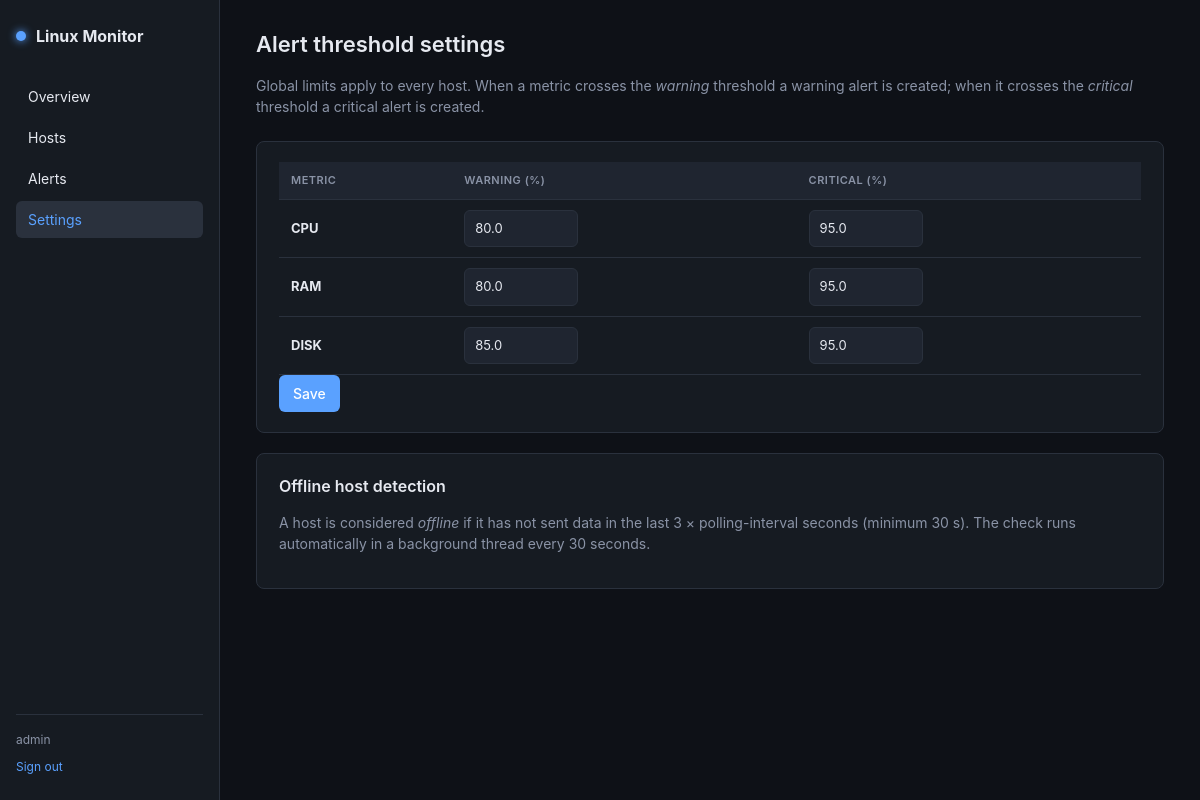
The app's page /settings (signed in) with its own data.
### tables this page shows
CREATE TABLE thresholds (
                id      INTEGER PRIMARY KEY AUTOINCREMENT,
                host_id INTEGER,            -- NULL = globalna granica
                metric  TEXT NOT NULL,      -- cpu, ram, disk
                warning REAL NOT NULL,
                critical REAL NOT NULL,
                FOREIGN KEY (host_id) REFERENCES hosts(id) ON DELETE CASCADE
            );

### server.py (the view, shortened to what this page needs)
@app.route("/settings", methods=["GET", "POST"])
@login_required
def settings():
    return render_template("settings.html", thresholds=ThresholdService.get(None))

### database.py (called while the page is built)
@contextmanager
def get_conn():
    conn = sqlite3.connect(DB_PATH)
    conn.row_factory = sqlite3.Row
    conn.execute("PRAGMA foreign_keys = ON")
    try:
        yield conn
        conn.commit()
    finally:
        conn.close()

def get_thresholds(host_id: int = None) -> dict:
    with get_conn() as c:
        rows = c.execute(
            "SELECT * FROM thresholds WHERE host_id IS NULL OR host_id = ?",
            (host_id,),
        ).fetchall()
        out = {}
        for r in rows:
            if r["metric"] not in out or r["host_id"] is not None:
                out[r["metric"]] = {"warning": r["warning"], "critical": r["critical"]}
        return out

### server.py (called while the page is built)
def login_required(fn):
    @wraps(fn)
    def wrapper(*args, **kwargs):
        if "user_id" not in session:
            return redirect(url_for("login", next=request.path))
        return fn(*args, **kwargs)
    return wrapper

### services.py (called while the page is built)
    @staticmethod
    def get(host_id=None):
        return db.get_thresholds(host_id)

### templates/settings.html (shortened to what this page needs)
{% extends "base.html" %}
{% block content %}
<header class="page-head">
  <h1>Alert threshold settings</h1>
  <p class="muted">
    Global limits apply to every host. When a metric crosses the
    <em>warning</em> threshold a warning alert is created; when it crosses
    the <em>critical</em> threshold a critical alert is created.
  </p>
</header>
<section class="card">
  <form method="post">
    <table class="data-table">
      <thead>
        <tr>
          <th>Metric</th>
          <th>Warning (%)</th>
          <th>Critical (%)</th>
        </tr>
      </thead>
      <tbody>
        {% for metric in ['cpu', 'ram', 'disk'] %}
        {% set t = thresholds.get(metric, {'warning': 80, 'critical': 95}) %}
        <tr>
          <td><strong>{{ metric|upper }}</strong></td>
          <td><input type="number" step="0.1" min="0" max="100"
                     name="{{ metric }}_warning" value="{{ t.warning }}"></td>
          <td><input type="number" step="0.1" min="0" max="100"
                     name="{{ metric }}_critical" value="{{ t.critical }}"></td>
        </tr>
        {% endfor %}
      </tbody>
    </table>
    <button type="submit">Save</button>
  </form>
</section>
<section class="card">
  <h2>Offline host detection</h2>
  <p class="muted">
    A host is considered <em>offline</em> if it has not sent data in the last
    3 × polling-interval seconds (minimum 30 s). The check runs automatically
    in a background thread every 30 seconds.
  </p>
</section>
{% endblock %}

### static/style.css (style rules this page uses)
:root { --bg-0: #0e1117; --bg-1: #161b22; --bg-2: #1f2530; --bg-3: #2a313d; --border: #2a313d; --text: #e6e9f0; --text-muted: #8a93a6; --accent: #5aa1ff; --accent-2: #7ed957; --warning: #f4a261; --critical: #e76f51; --ok: #7ed957; }
* { box-sizing: border-box; }
html, body { margin: 0; padding: 0; background: var(--bg-0); color: var(--text); font-family: -apple-system, BlinkMacSystemFont, "Segoe UI", Roboto, "Helvetica Neue", Arial, sans-serif; font-size: 14px; line-height: 1.5; }
.muted { color: var(--text-muted); }
.page-head { margin-bottom: 24px; }
.page-head h1 { margin: 0 0 4px; font-size: 22px; font-weight: 600; }
.card { background: var(--bg-1); border: 1px solid var(--border); border-radius: 8px; padding: 20px 22px; margin-bottom: 20px; }
.card h2 { margin: 0 0 12px; font-size: 16px; font-weight: 600; }
button, input[type=submit] { background: var(--accent); color: white; border: none; padding: 8px 14px; border-radius: 6px; cursor: pointer; font: inherit; font-weight: 500; }
input[type=text], input[type=password], input[type=number] { background: var(--bg-2); border: 1px solid var(--border); color: var(--text); padding: 8px 10px; border-radius: 6px; font: inherit; }
.data-table { width: 100%; border-collapse: collapse; font-size: 13px; }
.data-table th, .data-table td { text-align: left; padding: 10px 12px; border-bottom: 1px solid var(--border); vertical-align: middle; }
.data-table th { background: var(--bg-2); font-size: 11px; text-transform: uppercase; letter-spacing: .5px; color: var(--text-muted); font-weight: 600; }

### records on screen
thresholds: metric "CPU", warning "80.0", critical "95.0"
thresholds: metric "RAM", warning "80.0", critical "95.0"
thresholds: metric "DISK", warning "85.0", critical "95.0"

### other values on screen
{{ session.username }} "admin"
